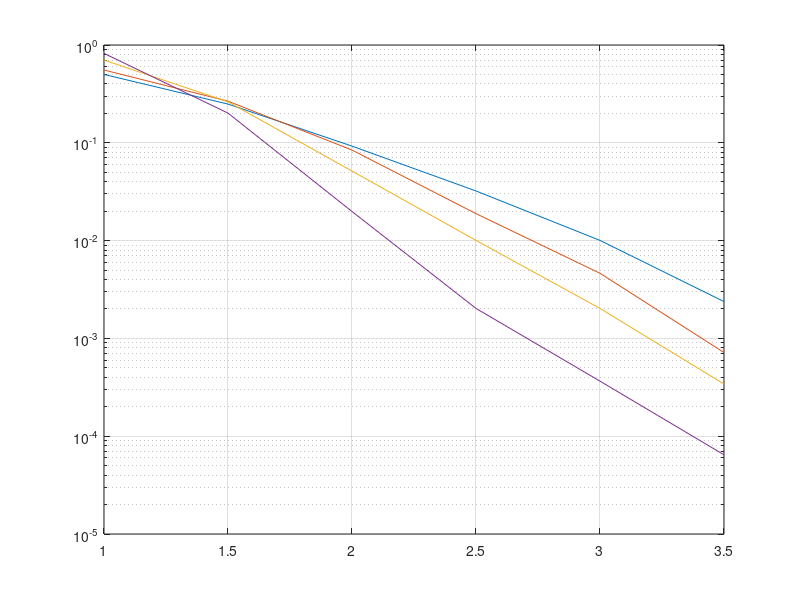

MATLAB code to generate this figure: (Note: this script raises an error after producing the figure.)
% Sim iteration running = 41001
% N = 1024 K = 512 GA construction SNR = 2.5dB Max Iter Number = 50
% BP BLER
%   1     0.70139
% 1.5     0.26234
%   2    0.051426
% 2.5    0.010047
%   3   0.0020244
% 3.5  0.00034146
% 
% Sim iteration running = 93001
% N = 2048 K = 1024 GA construction SNR = 2.5dB Max Iter Number = 50
% BP BLER
%   1     0.82114
% 1.5      0.2012
%   2    0.019847
% 2.5   0.0020258
%   3  0.00036559
% 3.5  6.4516e-05
% 
% Sim iteration running = 37001
% N = 256 K = 128 GA construction SNR = 2.5dB Max Iter Number = 50
% BP BLER
%   1         0.5
% 1.5     0.24877
%   2    0.092491
% 2.5    0.032166
%   3    0.010046
% 3.5   0.0023784
% 
% Sim iteration running = 46001
% N = 512 K = 256 GA construction SNR = 2.5dB Max Iter Number = 50
% BP BLER
%   1     0.55495
% 1.5     0.26649
%   2    0.084307
% 2.5    0.018868
%   3    0.004632
% 3.5  0.00071739

p256 = [      0.5
  0.24877
   0.092491
    0.032166
  0.010046
   0.0023784];

p512 = [    0.55495
   0.26649
  0.084307
   0.018868
   0.004632
  0.00071739];

p1024 = [    0.70139
   0.26234
   0.051426
    0.010047
   0.0020244
  0.00034146];

p2048 = [    0.82114
     0.2012
  0.019847
  0.0020258
 0.00036559
  6.4516e-05];
snr = 1 : 0.5 : 3.5;
p = semilogy(snr, [p256 p512 p1024 p2048]);
grid on
p(1).Marker = 'o';
p(2).Marker = 'd';
p(3).Marker = 'p';
p(4).Marker = 'v';

p(1).Color = 'r';
p(2).Color = 'g';
p(3).Color = 'm';

for k = 1 : 4
    p(k).MarkerSize = 8;
    p(k).LineWidth = 1.1;
end
l = legend('N = 256',...
    'N = 512',...
    'N = 1024',...
    'N = 2048');

l.Location = 'SouthWest';

xlabel('E_b/N_0 (dB)')
ylabel('BLER')
set(gca, 'fontname', 'times new roman', 'fontsize', 14)


